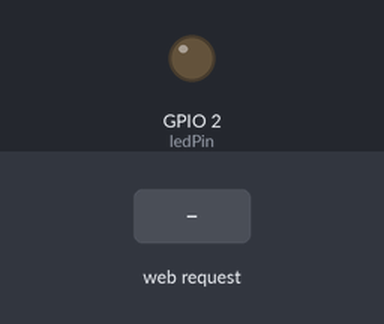
Recording of a sketch running on a simulated ESP32. Parts: output pins drawn as LEDs (lit = HIGH). The test bench sets the inputs (shaded band). WiFi joins after 1.5 s; servers stay silent unless stated; what the sketch prints to the serial monitor is not drawn.

Above: at 2.7 s.
2.8 s: HTTP request GET /H received
At 4.0 s:
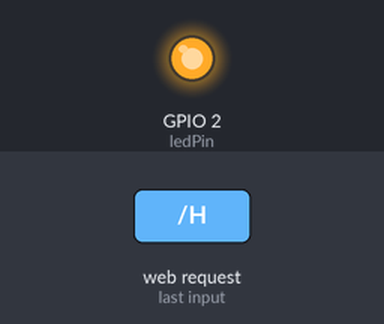
4.3 s: HTTP request GET /L received
At 5.1 s:
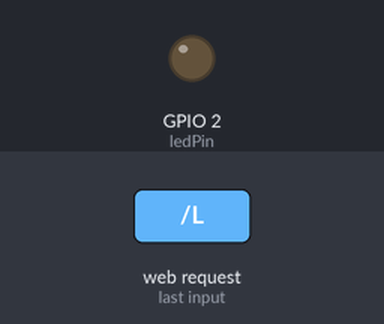
Timing chart, 0 to 7.3 s (numbered marks = the images above; inputs shaded):
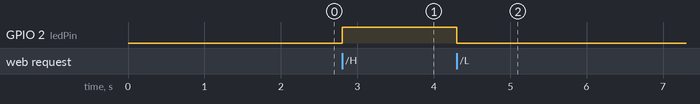

The sketch:

Wi-Fi_Web_Server_LED_Controller.ino
```cpp
#include <WiFi.h>

const char* ssid     = "Telezer_J";
const char* password = "Telezer12";

WiFiServer server(80);
const int ledPin = 2;

void setup() {
  Serial.begin(115200);
  pinMode(ledPin, OUTPUT);
  digitalWrite(ledPin, LOW);

  // Connect to Wi-Fi
  Serial.print("Connecting to ");
  Serial.println(ssid);
  WiFi.begin(ssid, password);
  while (WiFi.status() != WL_CONNECTED) {
    delay(500);
    Serial.print(".");
  }
  Serial.println("\nWi-Fi connected.");

  // Start the server and print IP address
  server.begin();
  Serial.print("IP address to visit: ");
  Serial.println(WiFi.localIP());
}

void loop() {
  WiFiClient client = server.available();
  if (client) {
    String currentLine = "";
    while (client.connected()) {
      if (client.available()) {
        char c = client.read();
        if (c == '\n') {
          if (currentLine.length() == 0) {
            // Send standard HTTP response header
            client.println("HTTP/1.1 200 OK");
            client.println("Content-type:text/html");
            client.println("Connection: close");
            client.println();

            // Build the HTML Web Page
            client.println("<!DOCTYPE html><html>");
            client.println("<head><meta name=\"viewport\" content=\"width=device-width, initial-scale=1\">");
            client.println("<style>body{text-align:center; font-family:sans-serif;} .btn{padding:20px 40px; font-size:24px; color:white; border:none; text-decoration:none; margin:10px; cursor:pointer;} .on{background-color:green;} .off{background-color:red;}</style></head>");
            client.println("<body><h1>ESP32 Control Page</h1>");
            client.println("<p><a href=\"/H\"><button class=\"btn on\">TURN ON</button></a></p>");
            client.println("<p><a href=\"/L\"><button class=\"btn off\">TURN OFF</button></a></p>");
            client.println("</body></html>");
            client.println();
            break;
          } else {
            currentLine = "";
          }
        } else if (c != '\r') {
          currentLine += c;
        }

        // Process requests from the buttons
        if (currentLine.endsWith("GET /H")) {
          digitalWrite(ledPin, HIGH);
        }
        if (currentLine.endsWith("GET /L")) {
          digitalWrite(ledPin, LOW);
        }
      }
    }
    client.stop();
  }
}
```

Measured:
- after the input at 2.8 s, GPIO 2 (ledPin): LOW → HIGH at once
- after the input at 4.3 s, GPIO 2 (ledPin): HIGH → LOW at once
